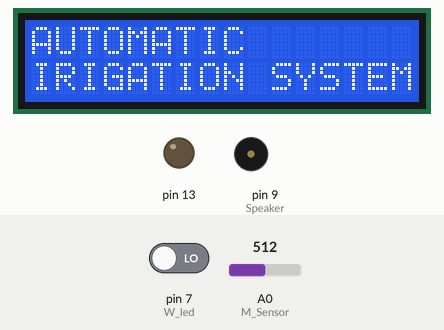
Bench run of a sketch on a simulated Arduino Uno, built with avr-gcc and run on an emulated ATmega328P. On the bench: 16×2 character LCD, output pins drawn as LEDs (lit = HIGH), buzzer (waves = sounding). Inputs (shaded band) come from the test bench; at power-on: pin 7 (W_led) LOW, A0 (M_Sensor) = 512. What the sketch prints to the serial monitor is not drawn.

Above: at 2.1 s.
At 6.7 s:
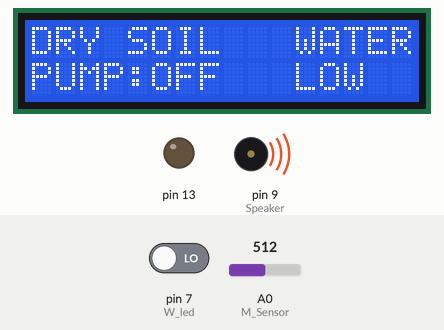
6.8 s: pin 7 (W_led) driven HIGH
At 9.7 s:
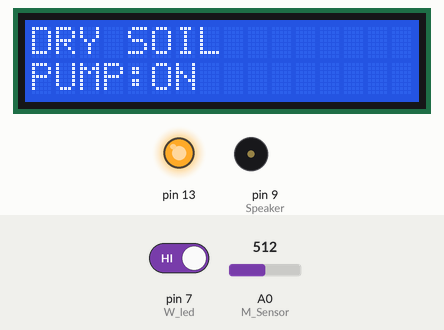
11.0 s: A0 (M_Sensor) set to 218
15.2 s: A0 (M_Sensor) set to 183
At 17.5 s:
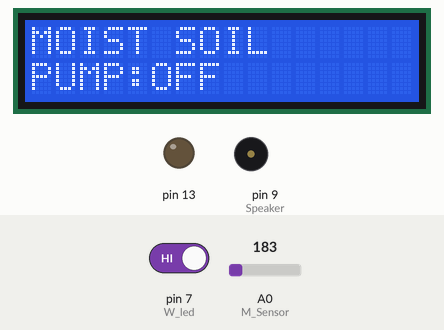
19.4 s: A0 (M_Sensor) set to 75
23.6 s: A0 (M_Sensor) set to 66
At 25.1 s:
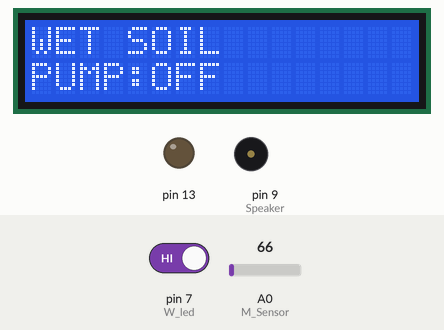
27.8 s: A0 (M_Sensor) set to 122
At 28.8 s:
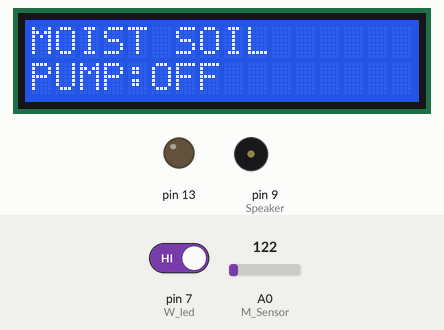
Timing chart, 0 to 30.8 s (numbered marks = the images above; inputs shaded):
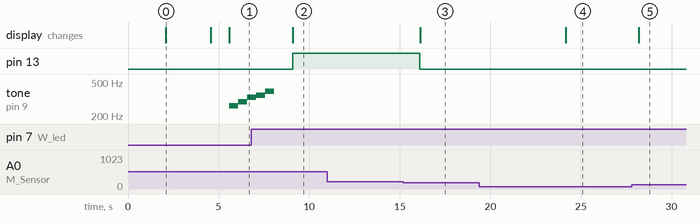

The sketch:

code_for_the_smart_indoor_irrigation.ino
```cpp
// AUTOMATIC IRRIGATION SYSTEM
// CREATED BY TEAM-U FOR DIY PROJECT
// AMAN SINGH (21EC30010)
// SUMAN ANAND(21MA10061)
// SAMAY SAWAL (21ME10068)
/*
Connection Details
ARDUINO PINS
0-------> N/C
1-------> N/C
2-------> LCD-14
3-------> LCD-13
4-------> LCD-12
5-------> LCD-11
6-------> N/C
7-------> WATER_LEVEL_STATUS_LED
8-------> N/C
9-------> SPEAKER
10------> N/C
11------> LCD-6
12------> LCD-4
13------> PUMP STATUS LED) AND TO RELAY
A0------> SOIL MOISTURE SENSOR

LCD-1---> GND
LCD-5---> GND
LCD-2---> +Vcc
LCD-3---> LCD_BRIGHTNESS


*/

#include <LiquidCrystal.h> //including LCD Library

#define NOTE_C4 262
#define NOTE_D4 294
#define NOTE_E4 330
#define NOTE_F4 349
#define NOTE_G4 392
#define NOTE_A4 440
#define NOTE_B4 494
#define NOTE_C5 523

int temp; //int T_Sensor = A4;
int M_Sensor = A0;
int W_led = 7;
int P_led = 13;
int Speaker = 9;
int val;
int cel;

LiquidCrystal lcd(12, 11, 5, 4, 3, 2);   //Assigning Pins to the LCD

void setup()
 {
    lcd.begin(16, 2);
    lcd.clear();
    pinMode(13,OUTPUT);
    pinMode(7,INPUT);
    pinMode(9,OUTPUT);
    Serial.begin(9600);

    lcd.setCursor(0,1);
    lcd.print("TEAM U");
    delay(2000);
    lcd.clear();
    lcd.setCursor(0,0);
    lcd.print("AUTOMATIC");
    lcd.setCursor(0,1);
    lcd.print("IRIGATION SYSTEM");
    delay(2500);
    lcd.clear();


    delay(1000);
}

void loop()
{

  lcd.clear();

  int Moisture = analogRead(M_Sensor); //Read Moisture Sensor Value
  Serial.println(Moisture);

 if (Moisture> 200)   // for dry soil
  {
        lcd.setCursor(0,0);
        lcd.print("DRY SOIL");
        //lcd.setCursor(11,1);
        //lcd.print("SOIL");
       if (digitalRead(W_led)==1) //Test for the availability of water in storage tank
       {
         digitalWrite(13, HIGH);
         lcd.setCursor(0,1);
         lcd.print("PUMP:ON");
       }
       else
       {
         digitalWrite(13, LOW);
         lcd.setCursor(0,1);
         lcd.print("PUMP:OFF");
         lcd.setCursor(11,0);
        lcd.print("WATER");
        lcd.setCursor(11,1);
        lcd.print("LOW");


           tone(Speaker, NOTE_C4, 500);
           delay(500);
           tone(Speaker, NOTE_D4, 500);
           delay(500);
           tone(Speaker, NOTE_E4, 500);
           delay(500);
           tone(Speaker, NOTE_F4, 500);
           delay(500);
           tone(Speaker, NOTE_G4, 500);
           delay(500);
       }
    }

     if (Moisture>= 70 && Moisture<=200) //for Moist Soil
    {
      lcd.setCursor(0,0);
     lcd.print("MOIST SOIL");
     //lcd.setCursor(11,1);
     //lcd.print("SOIL");
     digitalWrite(13,LOW);
     lcd.setCursor(0,1);
     lcd.print("PUMP:OFF");
  }

  if (Moisture < 70)  // For WET soil
  {
    lcd.setCursor(0,0);
     lcd.print("WET SOIL");
     //lcd.setCursor(11,1);
     //lcd.print("SOIL");
     digitalWrite(13,LOW);
     lcd.setCursor(0,1);
     lcd.print("PUMP:OFF");
  }
 delay(1000);
}
```

Measured:
- the behaviour switches between 201 and 200 on A0 (M_Sensor) (found by bisection; images 2 and 3)
- the behaviour switches between 70 and 69 on A0 (M_Sensor) (found by bisection; images 3 and 4)
- after the input at 6.8 s, pin 13: LOW → HIGH after 2.3 s; tone on pin 9 (Speaker): goes on until 8.1 s, then stays silent; the display: changes after 2.3 s (image 2)
- after the input at 11.0 s, every drawn part: stays the same
- after the input at 15.2 s, pin 13: HIGH → LOW after 0.92 s; the display: changes after 0.92 s (image 3)
- after the input at 19.4 s, every drawn part: stays the same
- after the input at 23.6 s, the display: changes after 0.56 s (image 4)
- after the input at 27.8 s, the display: changes after 0.38 s (image 5)
- what the display in image 0 shows lasts 2.5 s, from 2.1 s to 4.6 s
